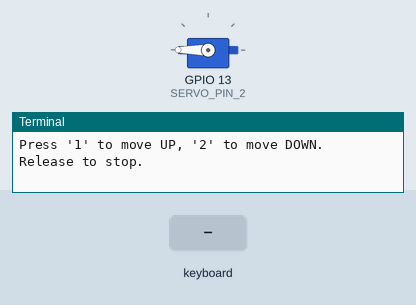
A program run on a simulated Raspberry Pi (BCM pin numbers). Shown: servo, the last lines printed to the terminal. The test bench sets the inputs (shaded band). Servo angles are drawn from the pulse width (0.5 ms = 0°, 2.5 ms = 180°).

Above: at 1.2 s.
1.3 s: key "1" typed on the keyboard
At 1.37 s:
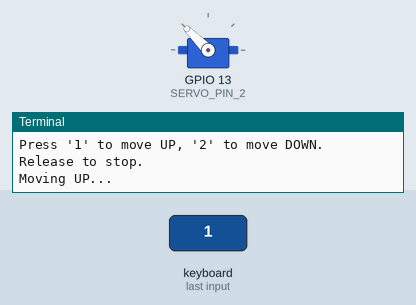
At 1.9 s:
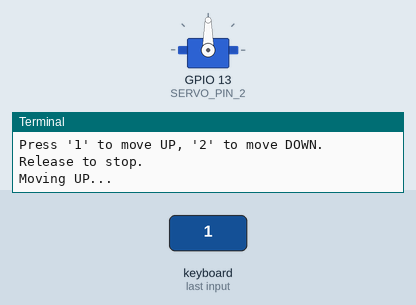
2.9 s: key "2" typed on the keyboard
At 2.97 s:
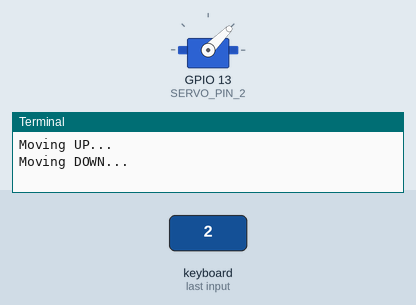
Timing chart, 0 to 5.9 s (numbered marks = the images above; inputs shaded):
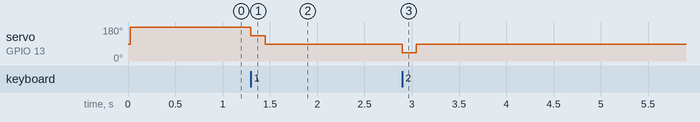

The program:

pick_object.py
```python
from pynput import keyboard
import pigpio
import time

pi = pigpio.pi()
if not pi.connected:
    print("Failed to connect to pigpio daemon.")
    exit()

SERVO_PIN_1 = 12
SERVO_PIN_2 = 13  # GPIO 13
UP_POSITION = 2000
DOWN_POSITION = 1000
NEUTRAL_POSITION = 1500

pi.set_servo_pulsewidth(SERVO_PIN_2, NEUTRAL_POSITION)
pi.set_servo_pulsewidth(13, 1000)
pi.set_servo_pulsewidth(13, 2500)

# Set frequency (50Hz for servos)
pi.set_PWM_frequency(SERVO_PIN_1, 50)
pi.set_PWM_frequency(SERVO_PIN_2, 50)

def on_press(key):
    try:
        if key.char == '1':  # Move up
            print("Moving UP...")
            pi.set_servo_pulsewidth(SERVO_PIN_2, UP_POSITION)
        elif key.char == '2':  # Move down
            print("Moving DOWN...")
            pi.set_servo_pulsewidth(SERVO_PIN_2, DOWN_POSITION)
    except AttributeError:
        pass

def on_release(key):
    pi.set_servo_pulsewidth(SERVO_PIN_2, NEUTRAL_POSITION)  # Reset when key is released
    if key == keyboard.Key.esc:  # Exit on Esc key
        return False

print("Press '1' to move UP, '2' to move DOWN. Release to stop.")
with keyboard.Listener(on_press=on_press, on_release=on_release) as listener:
    listener.join()

pi.set_servo_pulsewidth(SERVO_PIN_2, 0)  # Turn off servo
pi.stop()


scan_fo
```

Measured:
- after the input at 1.3 s, servo on GPIO 13 (SERVO_PIN_2): 180° → 135° at once, → 90° 0.15 s later
- after the input at 2.9 s, servo on GPIO 13 (SERVO_PIN_2): 90° → 45° at once, → 90° 0.15 s later
